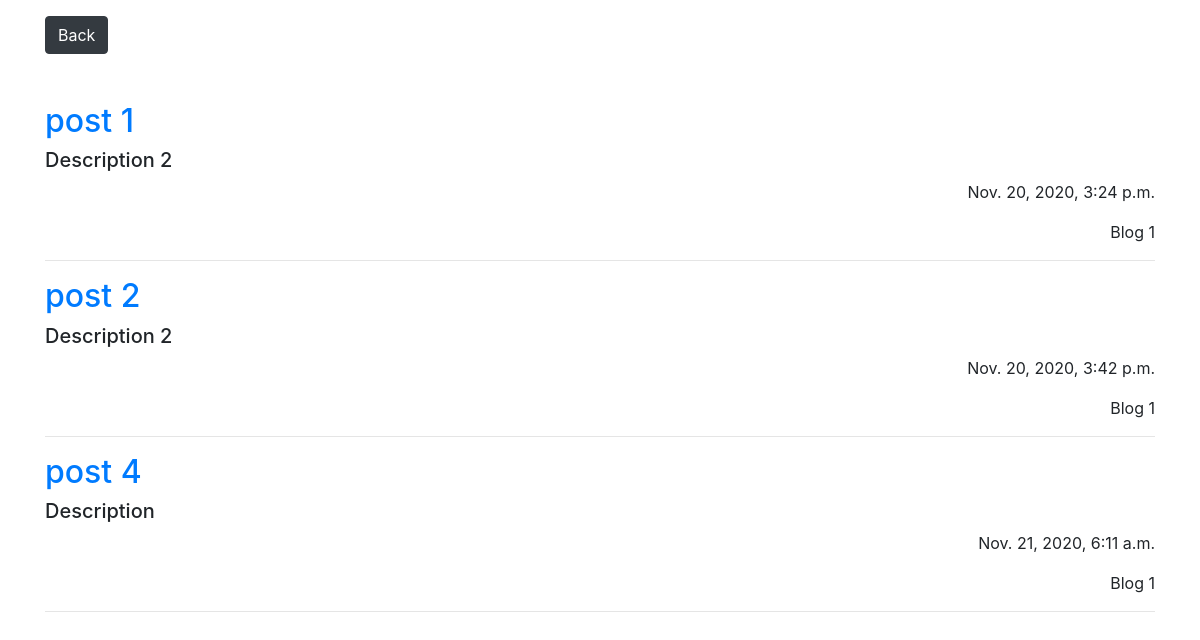
The app's page /blog-1/, older data.
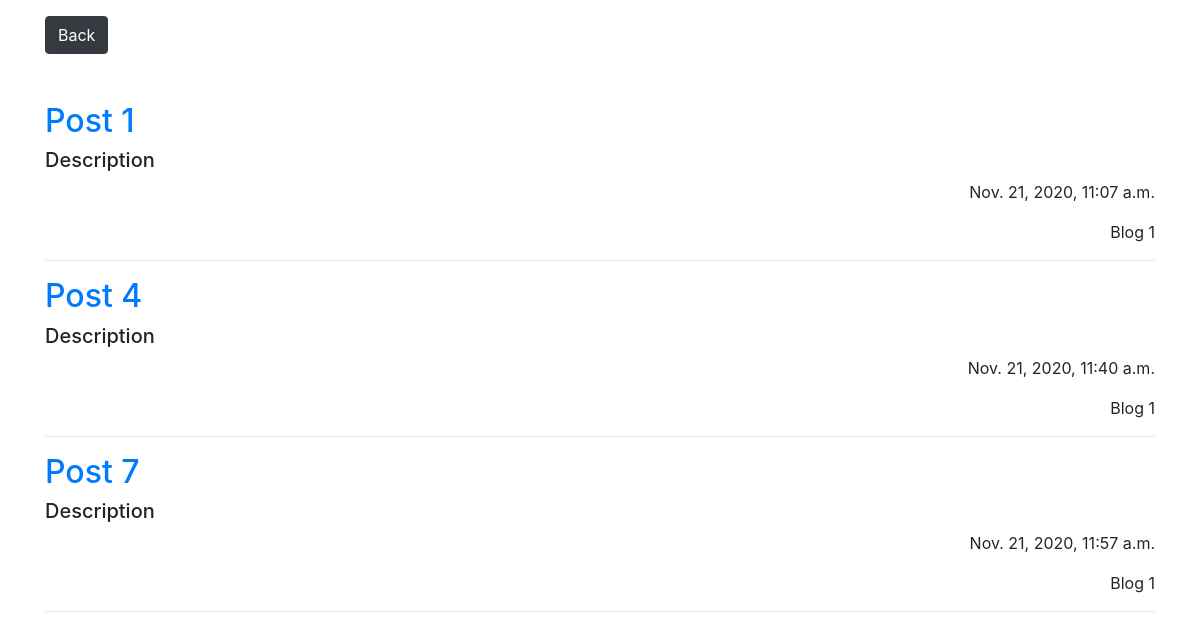
The same page, newer data.
### blog/models.py (models this page shows, shortened)
class Post(models.Model):
    title = models.CharField(max_length=150)
    description = models.TextField()
    time = models.DateTimeField(auto_now_add=True)
    blog = models.ForeignKey(
        Blog,
        related_name='post',
        on_delete=models.CASCADE
    )
    users_read = models.ManyToManyField(
        'auth.User',
        through=UsersRead,
        through_fields=('post', 'user'),
        blank=True
    )

class Blog(models.Model):
    title = models.CharField(max_length=120)
    slug = models.SlugField(unique=True)
    subscribers = models.ManyToManyField(
        'auth.User',
        related_name='subscribers',
        blank=True,
    )
    author = models.ForeignKey(
        'auth.User',
        related_name='blog',
        on_delete=models.CASCADE
    )
    def __str__(self):
        return self.title

### blog/views.py (the view)
# urls.py: path('<slug:slug>/', BlogDetailView.as_view(), name='blog_detail'),
class BlogDetailView(generic.DetailView):
    model = Blog
    context_object_name = 'blog'
    extra_context = {'title': 'Blog', 'author': 'User'}
    template_name = 'blog/blog-detail.html'
    def get_object(self, queryset=None):
        slug = self.kwargs['slug']
        blog = Blog.objects.get(slug=slug)
        self.extra_context['title'] = blog.title
        self.extra_context['author'] = blog.author
        return Post.objects.filter(blog__slug=slug)

### blog/templates/blog/blog-detail.html (shortened to what this page needs)
{% extends 'base.html' %}
{% block content %}
<a href="{% url 'blog_list' %}" class="btn btn-dark mt-3 mb-5">Back</a>
    {% for post in blog %}
    <h2><a href="{% url 'post_detail' slug=post.blog.slug pk=post.pk %}">{{ post.title }}</a></h2>
    <h5>{{ post.description }}</h5>
    <p class="text-right">{{ post.time }}</p>
    <p class="text-right">{{ post.blog }}</p>
    <hr>
    {% endfor %}
{% endblock %}

Row changes from the older to the newer data that the page shows:
removed Post: title "post 1", description "Description 2", time "Nov. 20, 2020, 3:24 p.m.", blog "Blog 1"
removed Post: title "post 2", description "Description 2", time "Nov. 20, 2020, 3:42 p.m.", blog "Blog 1"
removed Post: title "post 4", description "Description", time "Nov. 21, 2020, 6:11 a.m.", blog "Blog 1"
added Post: title "Post 1", description "Description", time "Nov. 21, 2020, 11:07 a.m.", blog "Blog 1"
added Post: title "Post 4", description "Description", time "Nov. 21, 2020, 11:40 a.m.", blog "Blog 1"
added Post: title "Post 7", description "Description", time "Nov. 21, 2020, 11:57 a.m.", blog "Blog 1"
